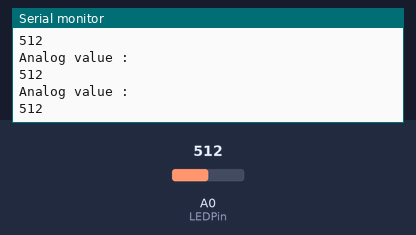
Recording of a sketch running on a simulated Arduino Uno, built with avr-gcc and run on an emulated ATmega328P. Parts: the last lines printed to the serial monitor. The test bench sets the inputs (shaded band); at power-on: A0 (LEDPin) = 512.

Above: at 1.2 s.
1.3 s: A0 (LEDPin) set to 716
At 1.69 s:
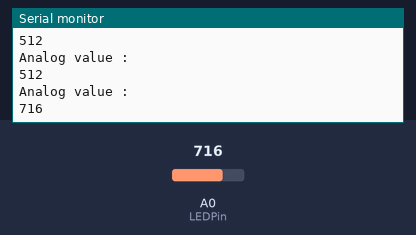
2.8 s: A0 (LEDPin) set to 900
At 2.94 s:
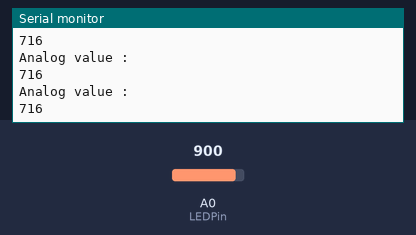
Timing chart, 0 to 5.8 s (numbered marks = the images above; inputs shaded):
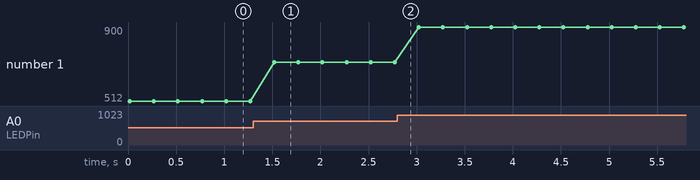

The sketch:

dimmingLEDTutorial.ino
```cpp
const int LEDPin = A0;
int value = 0;

void setup() {
  Serial.begin(9600);
}


void loop() {
  value = analogRead(LEDPin);
  Serial.println("Analog value : ");
  Serial.println(value);
  delay(250);
}
```

Measured:
- after the input at 1.3 s, the serial monitor: prints a new line after 0.22 s (image 1)
- plotted number 1: 512 → 716 after the input at 1.3 s, 716 → 900 after the input at 2.8 s
